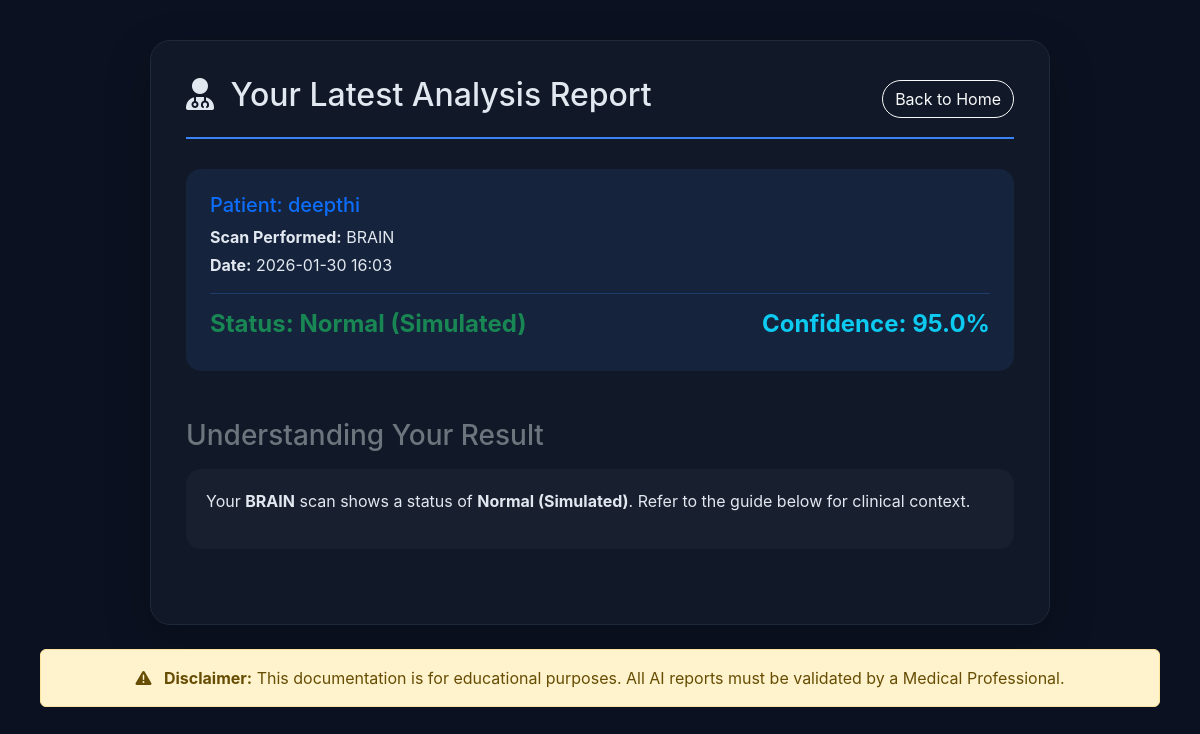
Screenshot of /documentation (signed in) with the database file from the repository.
### tables this page shows
CREATE TABLE history (
                        id INTEGER PRIMARY KEY AUTOINCREMENT, 
                        user_id INTEGER, 
                        category TEXT, 
                        status TEXT, 
                        confidence TEXT, 
                        date TEXT);

### app.py (the view)
@app.route('/documentation')
def documentation():
    if 'user_id' not in session: return redirect(url_for('login'))
    conn = sqlite3.connect('users.db')
    last_record = conn.execute("SELECT category, status, confidence, date FROM history WHERE user_id=? ORDER BY id DESC LIMIT 1", (session['user_id'],)).fetchone()
    conn.close()
    return render_template('documentation.html', record=last_record, user_name=session['user_name'])

### templates/documentation.html (shortened to what this page needs)
<!DOCTYPE html>
<html lang="en">
<head>
    <link href="https://cdn.jsdelivr.net/npm/bootstrap@5.3.0/dist/css/bootstrap.min.css" rel="stylesheet">
    <link rel="stylesheet" href="https://cdnjs.cloudflare.com/ajax/libs/font-awesome/6.0.0/css/all.min.css">
</head>
<body>
    <div class="container doc-card shadow-lg">
    <div class="d-flex justify-content-between align-items-center med-header">
        <h2><i class="fas fa-user-md me-2"></i> Your Latest Analysis Report</h2>
        <a href="/" class="btn btn-outline-light rounded-pill">Back to Home</a>
    </div>
    {% if record %}
    <div class="user-result-box p-4 mb-4" style="background: rgba(59, 130, 246, 0.1); border-radius: 15px;">
        <h5 class="text-primary">Patient: {{ user_name }}</h5>
        <p class="mb-1"><strong>Scan Performed:</strong> {{ record[0] }}</p>
        <p class="mb-1"><strong>Date:</strong> {{ record[3] }}</p>
        <hr style="border-color: #3b82f6;">
        <div class="row mt-3">
            <div class="col-md-6">
                <h4 class="fw-bold {{ 'text-danger' if 'Detected' in record[1] else 'text-success' }}">
                    Status: {{ record[1] }}
                </h4>
            </div>
            <div class="col-md-6 text-end">
                <h4 class="text-info">Confidence: {{ record[2] }}</h4>
            </div>
        </div>
    </div>
    <h3 class="mt-5 mb-3 text-secondary">Understanding Your Result</h3>
    <div class="module-section">
        <p>Your <strong>{{ record[0] }}</strong> scan shows a status of <strong>{{ record[1] }}</strong>.
        Refer to the guide below for clinical context.</p>
    </div>
    {% endif %}
</div>
        <div class="alert alert-warning mt-4 text-center">
            <i class="fas fa-exclamation-triangle me-2"></i>
            <strong>Disclaimer:</strong> This documentation is for educational purposes.
            All AI reports must be validated by a Medical Professional.
        </div>
</body>
</html>

### templates/documentation.html (style rules this page uses)
body { background-color: #0b1120; color: #e2e8f0; font-family: 'Inter', sans-serif; padding: 40px; }
.doc-card { background: #111827; border-radius: 20px; padding: 35px; border: 1px solid #1e293b; max-width: 900px; margin: auto; }
.med-header { border-bottom: 2px solid #3b82f6; padding-bottom: 15px; margin-bottom: 30px; }
.module-section { margin-bottom: 40px; background: rgba(255,255,255,0.03); padding: 20px; border-radius: 15px; }
h4 { color: #60a5fa; font-weight: bold; }

### rows the page displays
history: category "BRAIN", date "2026-01-30 16:03", status "Normal (Simulated)", confidence "95.0%"

### other values shown
{{ user_name }} "deepthi"
